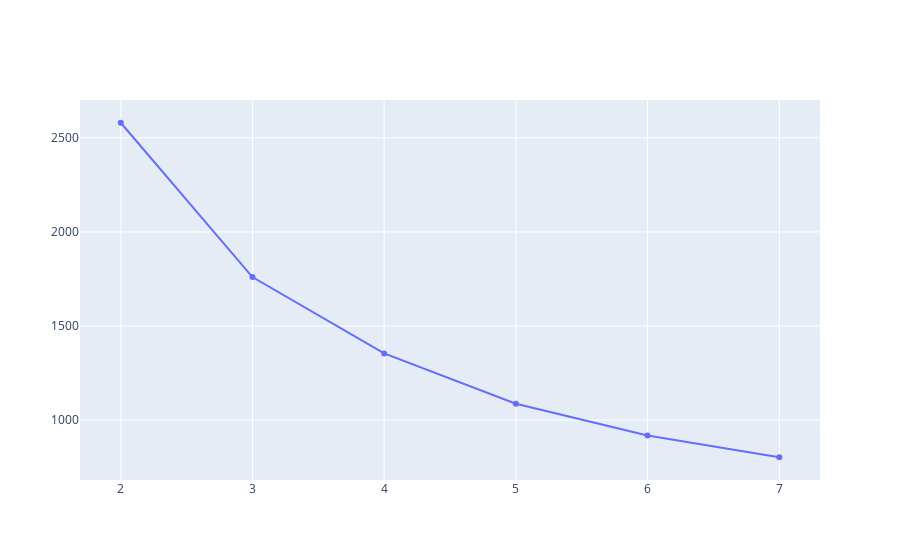

The notebook cell this image was saved under:
### Code cell
fig = go.Figure()
fig.add_scatter(x=num_clusters, y=inertias)

### Figure 1 — Plotly figure (JSON) as saved in the notebook; plotly's stock layout.template omitted (floating-point values rounded to 4 significant figures)
{"data": [{"type": "scatter", "x": [2, 3, 4, 5, 6, 7], "y": [2580.0, 1760.0, 1355.0, 1087.0, 918.7, 802.9]}], "layout": {}}
